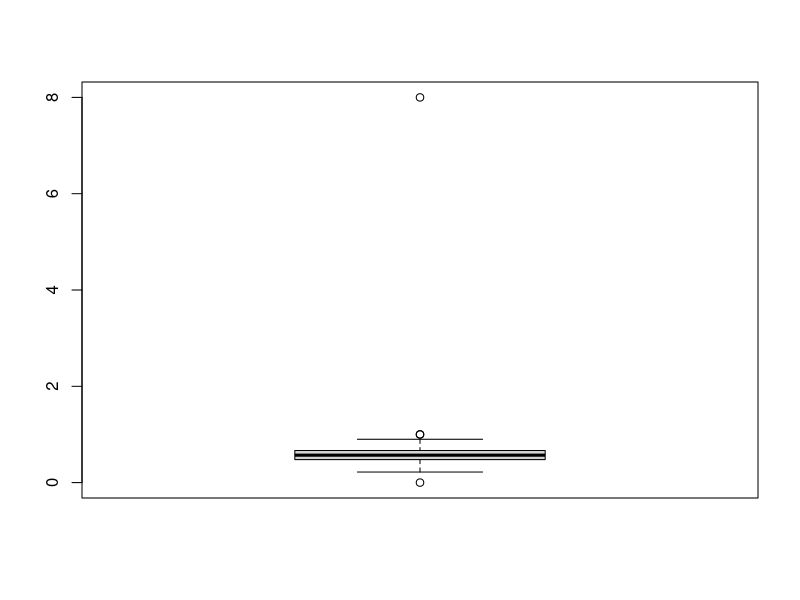
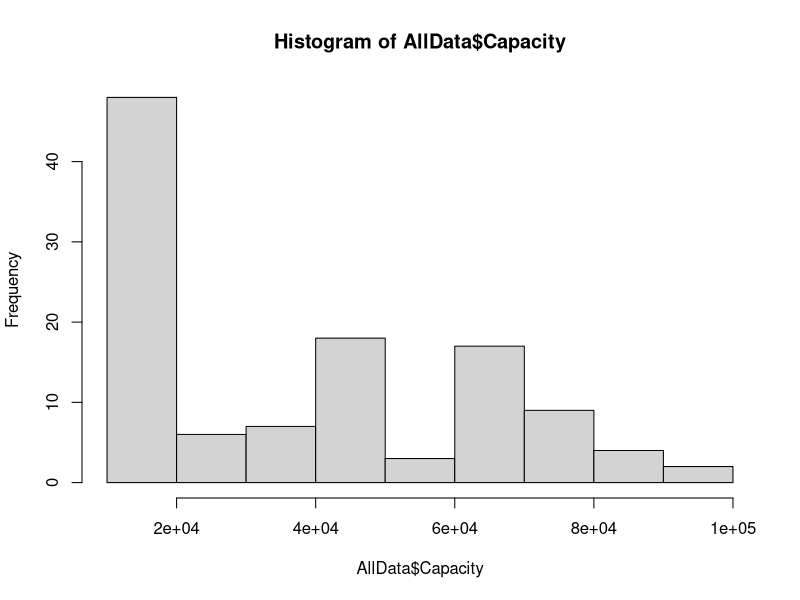
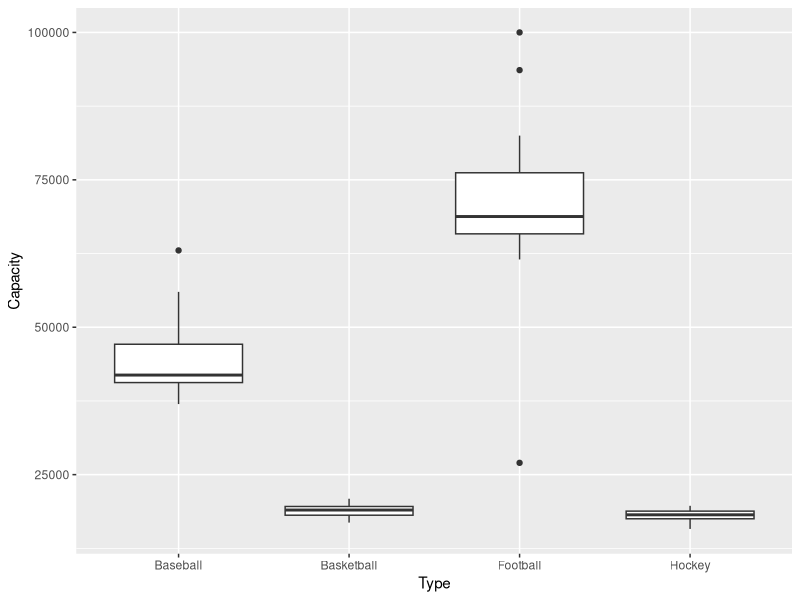
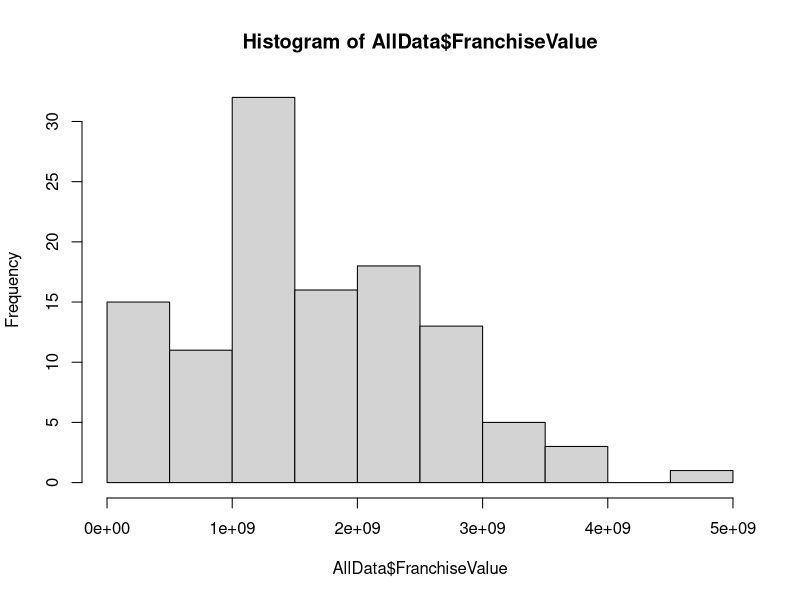
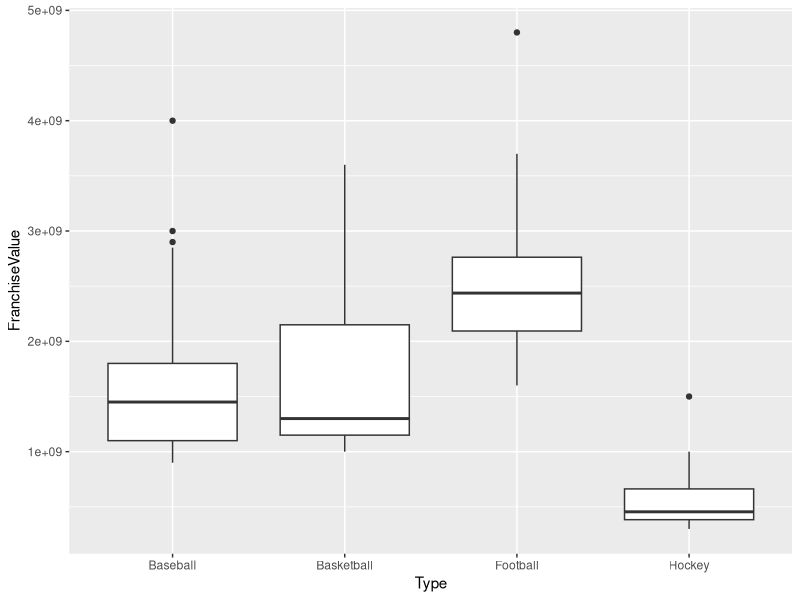
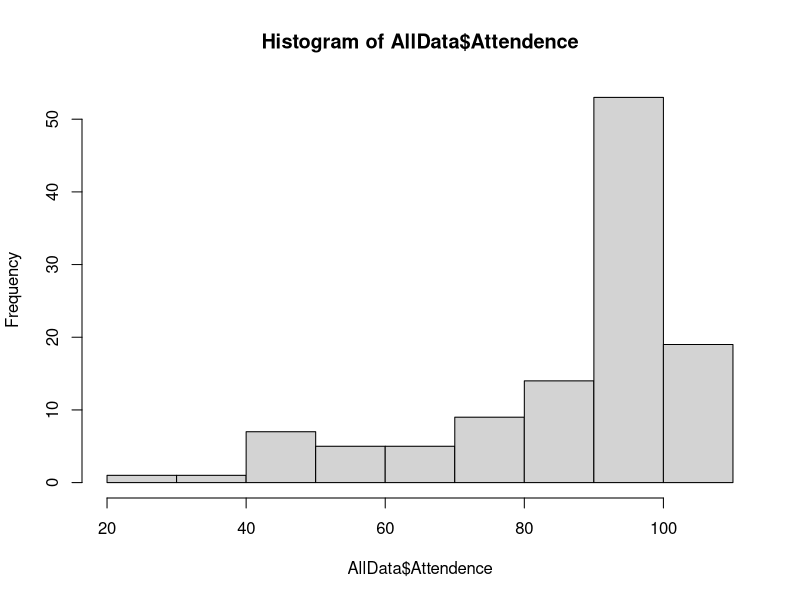
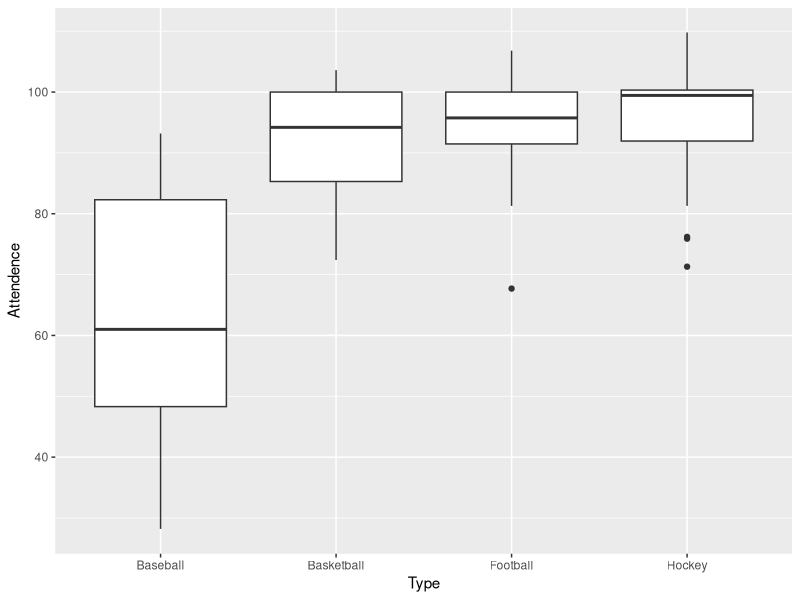
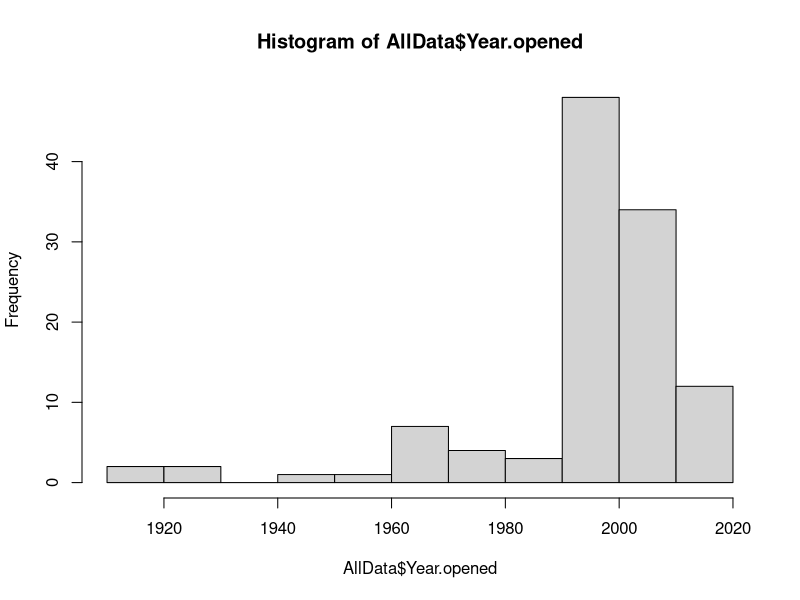

Here is the R script that generated these plots, in order: (Note: this script raises an error after producing the figures.)
## ---- chunk 1
knitr::opts_chunk$set(echo = TRUE)
library(dplyr)
library(ggplot2)
library(lme4)
## ---- chunk 2
state <- read.csv("StateData.csv")
team <- read.csv("TeamData.csv",stringsAsFactors = TRUE)

statestuff <- data.frame(state.abb,state.name)
colnames(statestuff) <- c("State","StateName")
state <- full_join(state,statestuff)
state$StateName <- as.character(state$StateName)
state <- state%>%mutate(StateName=ifelse(is.na(StateName),"D.C.",StateName))
team$State <- as.character(team$State)
team <- team%>%mutate(State=ifelse(State=="District of Columbia","D.C.",State))
state <- state%>%mutate(State1=State,State=StateName)
AllData <- right_join(state,team)
AllData <- AllData%>%filter(!is.na(Happiness))
write.csv(AllData,"AllData.csv")

# make strings numeric
AllData$Capacity <- as.numeric(gsub(",", "", AllData$Capacity) )
AllData$FranchiseValue <- as.numeric(gsub(",", "", AllData$FranchiseValue) )

# making percent of home wins as variable

AllData <- AllData %>% mutate(WinPct = HomeWins/HomeGames)
## ---- chunk 3
# Team Level Variables
# Basic EDA
# #
boxplot(AllData$WinPct)
summary(AllData$WinPct)
# # Sport
table(AllData$Type)

# # Capacity
hist(AllData$Capacity)
summary(AllData$Capacity)
ggplot(AllData, aes(x=Type, y = Capacity)) + geom_boxplot() 

# # FranchiseValue
hist(AllData$FranchiseValue)
summary(AllData$FranchiseValue)
ggplot(AllData, aes(x=Type, y = FranchiseValue)) + geom_boxplot() 

# # Attendance
hist(AllData$Attendence)
summary(AllData$Attendence)
ggplot(AllData, aes(x=Type, y = Attendence)) + geom_boxplot() 

# # Year
hist(AllData$Year.opened)
tapply(AllData$Capacity, AllData$Year.opened, mean)
tapply(AllData$Year.opened, AllData$Type,mean) # hockey and basketball have newest stadiums and baseball and football have older, with baseball being oldest
## ---- chunk 4
# Level 1 Interactions

# make capacity a factor for data exploration
AllData$CapFactor <- cut(AllData$Capacity, breaks = c(0, 18578, 27000,  62250,100000), labels = c("1st Q", "2nd Q", "3rd Q", "4th Q"))

# make franchise a factor for data exploration
AllData$FranchiseFactor <- cut(AllData$FranchiseValue, breaks = c(0, 1.000e+09, 1.350e+09,  2.300e+09,4.900e+09), labels = c("1st Q", "2nd Q", "3rd Q", "4th Q"))

# make attendance a factor for data exploration
AllData$YearFactor <- cut(AllData$Year.opened, breaks = c(0, 1994, 1999,  2004,2019), labels = c("1st Q", "2nd Q", "3rd Q", "4th Q"))


#cap and year
ggplot(AllData, aes(x=Year.opened, y = Capacity, color = WinPct)) + geom_point()+geom_smooth(method=lm)
ggplot(AllData, aes(x=Year.opened,y = WinPct)) + geom_point() + facet_wrap(~CapFactor)+geom_smooth(method=lm) # doesn't appear to be an interaction

#cap and sport
ggplot(AllData, aes(x=Capacity,y = WinPct)) + geom_point() + facet_wrap(~Type)+geom_smooth(method=lm) # Interaction

#cap and franchise $$
ggplot(AllData, aes(x=FranchiseValue,y = WinPct)) + geom_point() + facet_wrap(~CapFactor)+geom_smooth(method=lm) # doesn't appear to be an interaction

#cap and attendance
ggplot(AllData, aes(x=Attendence,y = WinPct)) + geom_point() + facet_wrap(~CapFactor) +geom_smooth(method=lm) # Interaction

# year and sport
ggplot(AllData, aes(x=Year.opened,y = WinPct)) + geom_point() + facet_wrap(~Type) +geom_smooth(method=lm) # potentially...

# year and franchise $
ggplot(AllData, aes(x=FranchiseValue,y = WinPct)) + geom_point() + facet_wrap(~YearFactor) +geom_smooth(method=lm) # nope

# year and attandence
ggplot(AllData, aes(x=Attendence,y = WinPct)) + geom_point() + facet_wrap(~YearFactor) +geom_smooth(method=lm) # nope

# sport and franchise $
ggplot(AllData, aes(x=FranchiseValue,y = WinPct)) + geom_point() + facet_wrap(~Type) +geom_smooth(method=lm) # interaction

# sport and attendance
ggplot(AllData, aes(x=Attendence,y = WinPct)) + geom_point() + facet_wrap(~Type) +geom_smooth(method=lm) # potentially

# franchise $ and attendance
ggplot(AllData, aes(x=Attendence,y = WinPct)) + geom_point() + facet_wrap(~FranchiseFactor) +geom_smooth(method=lm) # potentially

## ---- chunk 5
# Level 2 interactions

# pop and happy
ggplot(AllData, aes(x=Population,y = WinPct)) + geom_point() + facet_wrap(~as.factor(Happiness)) +geom_smooth(method=lm) # interaction!

# happy and trump
ggplot(AllData, aes(x=Trump.Vote,y = WinPct)) + geom_point() + facet_wrap(~as.factor(Happiness)) +geom_smooth(method=lm) # interaction!

# pop and trump
# make population a factor for data exploration
AllData$PopFactor <- cut(AllData$Population, breaks = c(0, 6782564, 11694664,  21312211,39776831), labels = c("1st Q", "2nd Q", "3rd Q", "4th Q"))
ggplot(AllData, aes(x=Trump.Vote,y = WinPct)) + geom_point() + facet_wrap(~as.factor(PopFactor)) +geom_smooth(method=lm) # interaction!
## ---- chunk 6
# hap and cap
ggplot(AllData, aes(x=Capacity,y = WinPct)) + geom_point() + facet_wrap(~as.factor(Happiness)) +geom_smooth(method=lm) # interaction!

# hap and year
ggplot(AllData, aes(x=Year.opened,y = WinPct)) + geom_point() + facet_wrap(~as.factor(Happiness)) +geom_smooth(method=lm) # interaction!

# hap and sport
ggplot(AllData, aes(x=Type,y = WinPct)) + geom_boxplot(aes(color = as.factor(Happiness))) # interaction potential

# hap and fran$
ggplot(AllData, aes(x=FranchiseValue,y = WinPct)) + geom_point() + facet_wrap(~as.factor(Happiness)) +geom_smooth(method=lm) # not really

# hap and att
ggplot(AllData, aes(x=Attendence,y = WinPct)) + geom_point() + facet_wrap(~as.factor(Happiness)) +geom_smooth(method=lm) # not really

# pop and cap
ggplot(AllData, aes(x=Population,y = WinPct)) + geom_point() + facet_wrap(~CapFactor) +geom_smooth(method=lm) # not really

# pop and year
ggplot(AllData, aes(x=Population,y = WinPct)) + geom_point() + facet_wrap(~YearFactor) +geom_smooth(method=lm) # potentially

# pop and sport
ggplot(AllData, aes(x=Population,y = WinPct)) + geom_point() + facet_wrap(~Type) +geom_smooth(method=lm) # not really

# pop and fran$
ggplot(AllData, aes(x=FranchiseValue,y = WinPct)) + geom_point() + facet_wrap(~PopFactor) +geom_smooth(method=lm) # not really

# pop and att
ggplot(AllData, aes(x=Attendence,y = WinPct)) + geom_point() + facet_wrap(~PopFactor) +geom_smooth(method=lm) # no

# trump and cap
ggplot(AllData, aes(x=Trump.Vote,y = WinPct)) + geom_point() + facet_wrap(~CapFactor) +geom_smooth(method=lm) # no

# trump and year
ggplot(AllData, aes(x=Trump.Vote,y = WinPct)) + geom_point() + facet_wrap(~YearFactor) +geom_smooth(method=lm) # no

# trump and sport
ggplot(AllData, aes(x=Trump.Vote,y = WinPct)) + geom_point() + facet_wrap(~Type) +geom_smooth(method=lm) # no

# trump and fran$
ggplot(AllData, aes(x=Trump.Vote,y = WinPct)) + geom_point() + facet_wrap(~FranchiseFactor) +geom_smooth(method=lm) # no

# trump and att
AllData$TrumpFactor <- cut(AllData$Trump.Vote, breaks = c(0, 36.50,47.25,  50.40,65.40), labels = c("1st Q", "2nd Q", "3rd Q", "4th Q"))
ggplot(AllData, aes(x=Attendence,y = WinPct)) + geom_point() + facet_wrap(~TrumpFactor) +geom_smooth(method=lm) # potentially

## ---- chunk 7
AllData$Happiness2 <- as.factor(AllData$Happiness)
AllData$State1 <- as.factor(AllData$State1)
AllData <- AllData%>% mutate(Capacity2=scale(Capacity),Population2=scale(Population),FranchiseValue2=scale(FranchiseValue),Attendence2=scale(Attendence),Trump.Vote2=scale(Trump.Vote),Year.opened2=scale(Year.opened))

sports.glmerNone <- glmer(WinPct~1+(1|State),family=binomial,weights=HomeGames,data=AllData)
summary(sports.glmerNone)

sports.glmer <- glmer(WinPct~Capacity2+Attendence2+Type+FranchiseValue2+Year.opened2+Population2+Trump.Vote2+Happiness+(1|State1),family = binomial,data=AllData,weights=HomeGames)

sports.glmerFULL <- glmer(WinPct~Capacity2+Attendence2+Type+FranchiseValue2+Year.opened2+Capacity2:Attendence2+Type:FranchiseValue2+Year.opened2:Type+Type:Attendence2+FranchiseValue2:Attendence2+Type:Capacity2+(Population2+Trump.Vote2+Happiness)^2+Happiness:Capacity2+Trump.Vote2:Attendence2+Happiness:Type+Population2:Year.opened2+Happiness:Year.opened2+(1|State1),family=binomial,data=AllData,weights=HomeGames)

summary(sports.glmerFULL)
summary(sports.glmer)
